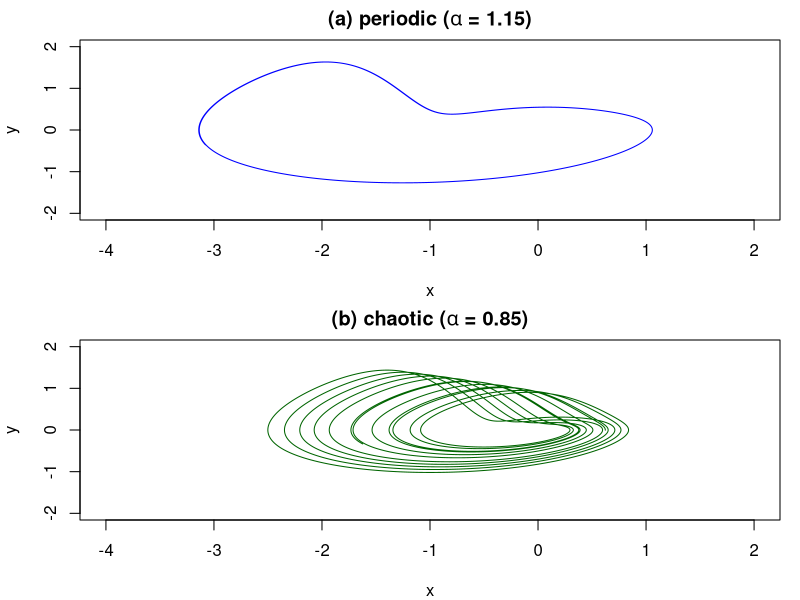

This figure's R source:
library(deSolve)

# Defines the system of ordinary differential equations (ODEs) representing the circuit dynamics
circuit_ode <- function(t, state, params) {
  with(as.list(c(state, params)), {
    # State variables:
    # x, y, z represent circuit variables (e.g., voltage, current, internal states)
    
    # Differential equations for x, y, and z
    dx <- y / C
    # Equation models the rate of change of y affected by x, y, z, and parameters L, beta
    dy <- -1/L * (x + beta * (z^2 - 1) * y)
    # Equation models the rate of change of z, a nonlinear function of y and z with parameter alpha
    dz <- -y - alpha * z + y * z
    
    # Return list of derivatives for use in ODE solver
    list(c(dx, dy, dz))
  })
}

# Parameters for the system: capacitance C, inductance L, nonlinear constants beta and alpha
params_a <- list(C = 1.2, L = 3.3, beta = 1.34, alpha = 1.15)  # Parameter set a (periodic case)
params_b <- list(C = 1.2, L = 3.3, beta = 1.34, alpha = 0.85)  # Parameter set b (chaotic case)

# Initial conditions for state variables x, y, and z
state <- c(x = 0.1, y = 0, z = 0.1)

# Time points to simulate over, from time 0 to 200 in steps of 0.01
time <- seq(0, 200, by = 0.01)

# Numerically integrate the ODE system for parameter set a
# 'ode' uses adaptive numerical methods (like Runge-Kutta) to approximate solutions
# rtol and atol control the solver's precision (relative and absolute tolerance)
out_a <- as.data.frame(ode(y = state, times = time, func = circuit_ode, parms = params_a, rtol=1e-8, atol=1e-8))

# Numerically integrate the ODE system for parameter set b (different alpha, chaotic dynamics)
out_b <- as.data.frame(ode(y = state, times = time, func = circuit_ode, parms = params_b, rtol=1e-8, atol=1e-8))

# Discard transient solution to focus on long-term behavior
transient_time <- 50
idx_a <- which(out_a$time > transient_time)
idx_b <- which(out_b$time > transient_time)

# Plot results:
# Phase portraits showing the behavior of state variables x vs y for both parameter sets
par(mfrow = c(2,1), mar = c(4,4,2,1))

# Plot for parameter set a: expected periodic behavior (stable limit cycle)
plot(out_a$x[idx_a], out_a$y[idx_a], type='l', col = "blue", lwd=1,
     xlab="x", ylab="y", xlim=c(-4,2), ylim=c(-2,2), main=expression(bold("(a) periodic ("*alpha*" = 1.15)")))

# Plot for parameter set b: expected chaotic behavior (strange attractor)
plot(out_b$x[idx_b], out_b$y[idx_b], type='l', col = "darkgreen", lwd=1,
     xlab="x", ylab="y", xlim=c(-4,2), ylim=c(-2,2), main=expression(bold("(b) chaotic ("*alpha*" = 0.85)")))
